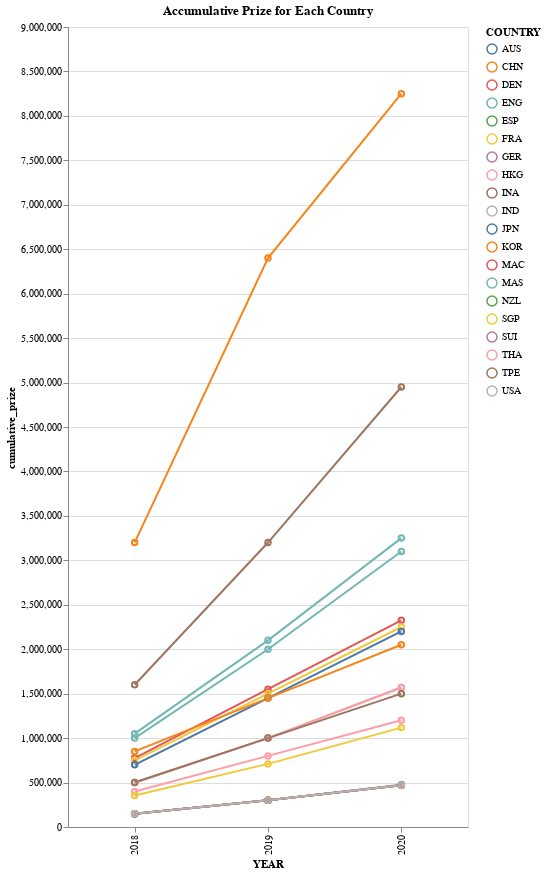

Notebook code cell kept with this figure:
### Code cell
chart

### Figure 1 — Vega-Lite specification as saved in the notebook (floating-point values rounded to 4 significant figures)
{"config": {"view": {"continuousWidth": 400, "continuousHeight": 300}}, "layer": [{"mark": "line", "encoding": {"color": {"field": "COUNTRY", "type": "nominal"}, "x": {"field": "YEAR", "type": "ordinal"}, "y": {"field": "cumulative_prize", "type": "quantitative"}}, "height": 800, "selection": {"Select": {"type": "single", "fields": ["COUNTRY"], "bind": {"input": "select", "options": [null, "  AUS", "  CHN", "  DEN", "  ENG", "  ESP", "  FRA", "  GER", "  HKG", "  INA", "  IND", "  JPN", "  KOR", "  MAC", "  MAS", "  NZL", "  SGP", "  SUI", "  THA", "  TPE", "  USA"]}}}, "title": {"text": "Accumulative Prize for Each Country"}, "transform": [{"window": [{"op": "sum", "field": "PRIZE", "as": "cumulative_prize"}], "groupby": ["COUNTRY"], "sort": [{"field": "YEAR"}, {"field": "COUNTRY"}]}, {"filter": {"selection": "Select"}}], "width": 400}, {"mark": "point", "encoding": {"color": {"field": "COUNTRY", "type": "nominal"}, "opacity": {"condition": {"value": 1, "selection": "Select"}, "value": 0}, "tooltip": [{"field": "PRIZE", "format": ",", "type": "quantitative"}, {"field": "COUNTRY", "type": "nominal"}, {"field": "YEAR", "type": "ordinal"}], "x": {"field": "YEAR", "type": "ordinal"}, "y": {"field": "cumulative_prize", "type": "quantitative"}}, "transform": [{"window": [{"op": "sum", "field": "PRIZE", "as": "cumulative_prize"}], "groupby": ["COUNTRY"], "sort": [{"field": "YEAR"}, {"field": "COUNTRY"}]}]}], "data": {"name": "data-2af4e43f302d35fb888cf157242de026"}, "$schema": "https://vega.github.io/schema/vega-lite/v4.17.0.json", "datasets": {"data-2af4e43f302d35fb888cf157242de026": [{"YEAR": 2018, "COUNTRY": "  AUS", "PRIZE": 150000}, {"YEAR": 2018, "COUNTRY": "  CHN", "PRIZE": 3200000}, {"YEAR": 2018, "COUNTRY": "  DEN", "PRIZE": 775000}, {"YEAR": 2018, "COUNTRY": "  ENG", "PRIZE": 1000000}, {"YEAR": 2018, "COUNTRY": "  ESP", "PRIZE": 150000}, {"YEAR": 2018, "COUNTRY": "  FRA", "PRIZE": 750000}, {"YEAR": 2018, "COUNTRY": "  GER", "PRIZE": 150000}, {"YEAR": 2018, "COUNTRY": "  HKG", "PRIZE": 400000}, {"YEAR": 2018, "COUNTRY": "  INA", "PRIZE": 1600000}, {"YEAR": 2018, "COUNTRY": "  IND", "PRIZE": 500000}, {"YEAR": 2018, "COUNTRY": "  JPN", "PRIZE": 700000}, {"YEAR": 2018, "COUNTRY": "  KOR", "PRIZE": 850000}, {"YEAR": 2018, "COUNTRY": "  MAC", "PRIZE": 150000}, {"YEAR": 2018, "COUNTRY": "  MAS", "PRIZE": 1050000}, {"YEAR": 2018, "COUNTRY": "  NZL", "PRIZE": 150000}, {"YEAR": 2018, "COUNTRY": "  SGP", "PRIZE": 355000}, {"YEAR": 2018, "COUNTRY": "  SUI", "PRIZE": 150000}, {"YEAR": 2018, "COUNTRY": "  THA", "PRIZE": 500000}, {"YEAR": 2018, "COUNTRY": "  TPE", "PRIZE": 500000}, {"YEAR": 2018, "COUNTRY": "  USA", "PRIZE": 150000}, {"YEAR": 2019, "COUNTRY": "  AUS", "PRIZE": 150000}, {"YEAR": 2019, "COUNTRY": "  CHN", "PRIZE": 3200000}, {"YEAR": 2019, "COUNTRY": "  DEN", "PRIZE": 775000}, {"YEAR": 2019, "COUNTRY": "  ENG", "PRIZE": 1000000}, {"YEAR": 2019, "COUNTRY": "  ESP", "PRIZE": 150000}, {"YEAR": 2019, "COUNTRY": "  FRA", "PRIZE": 750000}, {"YEAR": 2019, "COUNTRY": "  GER", "PRIZE": 150000}, {"YEAR": 2019, "COUNTRY": "  HKG", "PRIZE": 400000}, {"YEAR": 2019, "COUNTRY": "  INA", "PRIZE": 1600000}, {"YEAR": 2019, "COUNTRY": "  IND", "PRIZE": 500000}, {"YEAR": 2019, "COUNTRY": "  JPN", "PRIZE": 750000}, {"YEAR": 2019, "COUNTRY": "  KOR", "PRIZE": 600000}, {"YEAR": 2019, "COUNTRY": "  MAC", "PRIZE": 150000}, {"YEAR": 2019, "COUNTRY": "  MAS", "PRIZE": 1050000}, {"YEAR": 2019, "COUNTRY": "  NZL", "PRIZE": 150000}, {"YEAR": 2019, "COUNTRY": "  SGP", "PRIZE": 355000}, {"YEAR": 2019, "COUNTRY": "  SUI", "PRIZE": 150000}, {"YEAR": 2019, "COUNTRY": "  THA", "PRIZE": 500000}, {"YEAR": 2019, "COUNTRY": "  TPE", "PRIZE": 500000}, {"YEAR": 2019, "COUNTRY": "  USA", "PRIZE": 150000}, {"YEAR": 2020, "COUNTRY": "  AUS", "PRIZE": 170000}, {"YEAR": 2020, "COUNTRY": "  CHN", "PRIZE": 1850000}, {"YEAR": 2020, "COUNTRY": "  DEN", "PRIZE": 775000}, {"YEAR": 2020, "COUNTRY": "  ENG", "PRIZE": 1100000}, {"YEAR": 2020, "COUNTRY": "  ESP", "PRIZE": 170000}, {"YEAR": 2020, "COUNTRY": "  FRA", "PRIZE": 750000}, {"YEAR": 2020, "COUNTRY": "  GER", "PRIZE": 170000}, {"YEAR": 2020, "COUNTRY": "  HKG", "PRIZE": 400000}, {"YEAR": 2020, "COUNTRY": "  INA", "PRIZE": 1750000}, {"YEAR": 2020, "COUNTRY": "  IND", "PRIZE": 570000}, {"YEAR": 2020, "COUNTRY": "  JPN", "PRIZE": 750000}, {"YEAR": 2020, "COUNTRY": "  KOR", "PRIZE": 600000}, {"YEAR": 2020, "COUNTRY": "  MAC", "PRIZE": 170000}, {"YEAR": 2020, "COUNTRY": "  MAS", "PRIZE": 1150000}, {"YEAR": 2020, "COUNTRY": "  NZL", "PRIZE": 170000}, {"YEAR": 2020, "COUNTRY": "  SGP", "PRIZE": 408000}, {"YEAR": 2020, "COUNTRY": "  SUI", "PRIZE": 175000}, {"YEAR": 2020, "COUNTRY": "  THA", "PRIZE": 570000}, {"YEAR": 2020, "COUNTRY": "  TPE", "PRIZE": 500000}, {"YEAR": 2020, "COUNTRY": "  USA", "PRIZE": 170000}]}}
